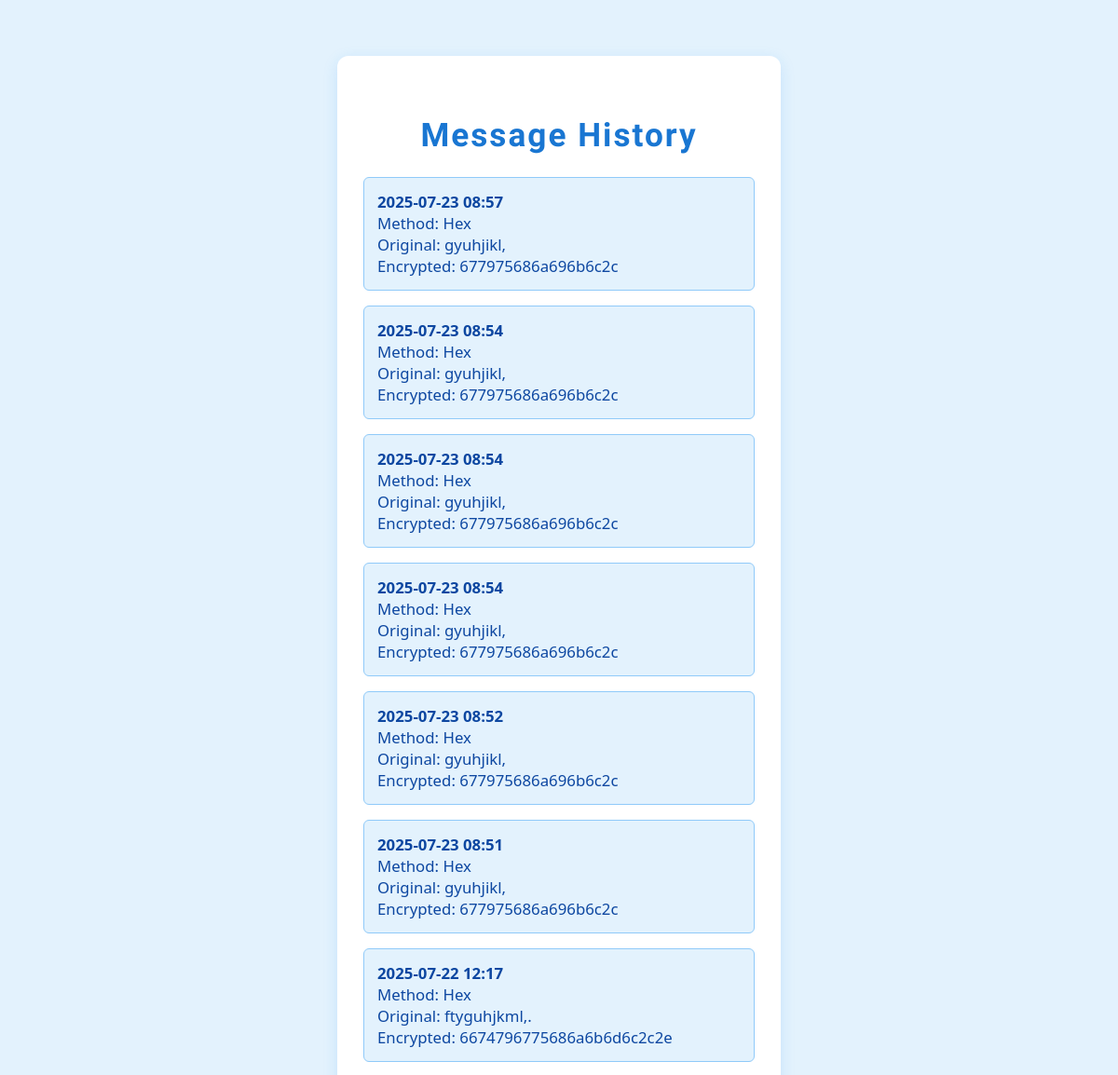
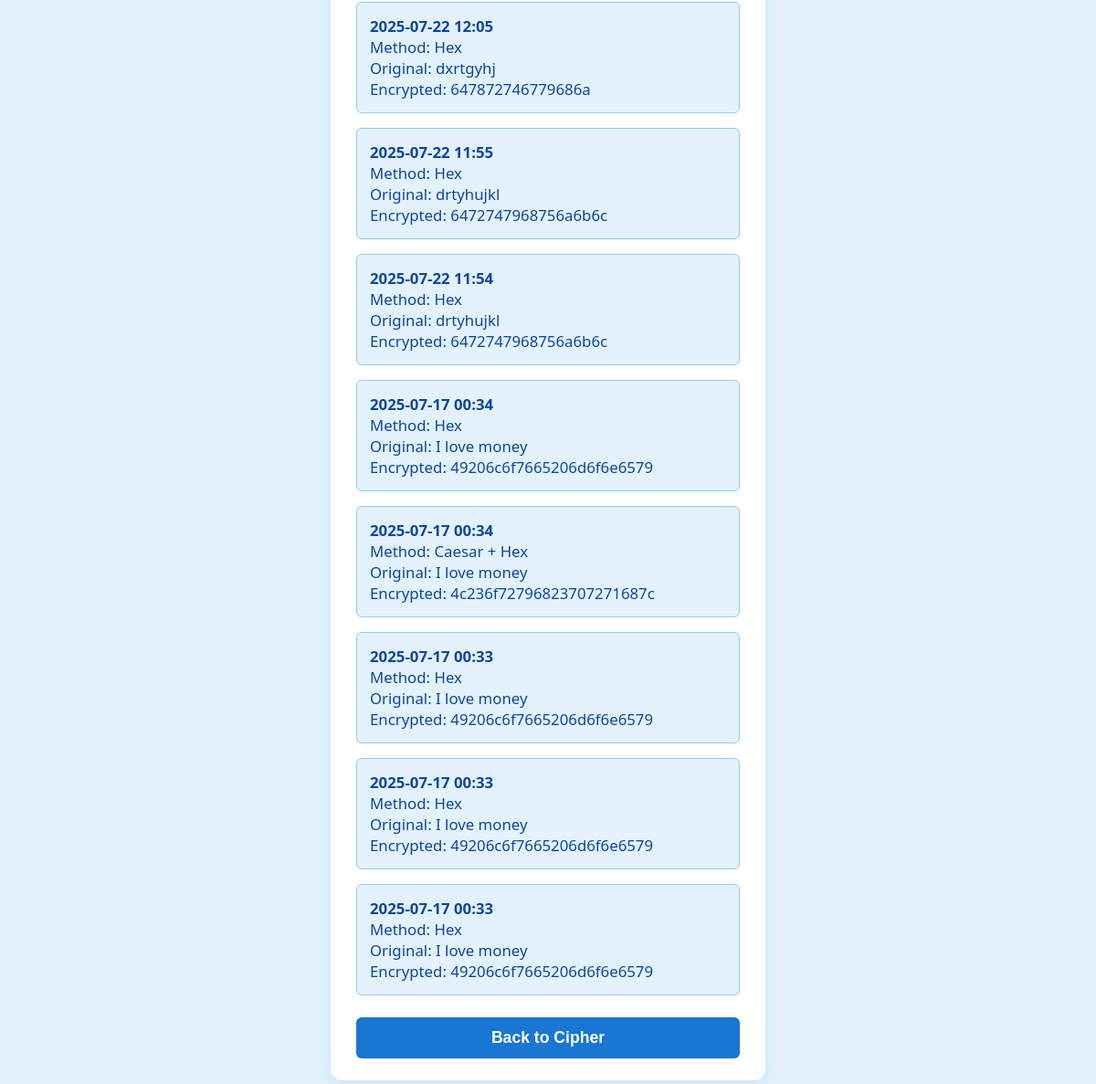
The page /history/ (signed in) on the database as committed earlier (2 pictures, top to bottom).
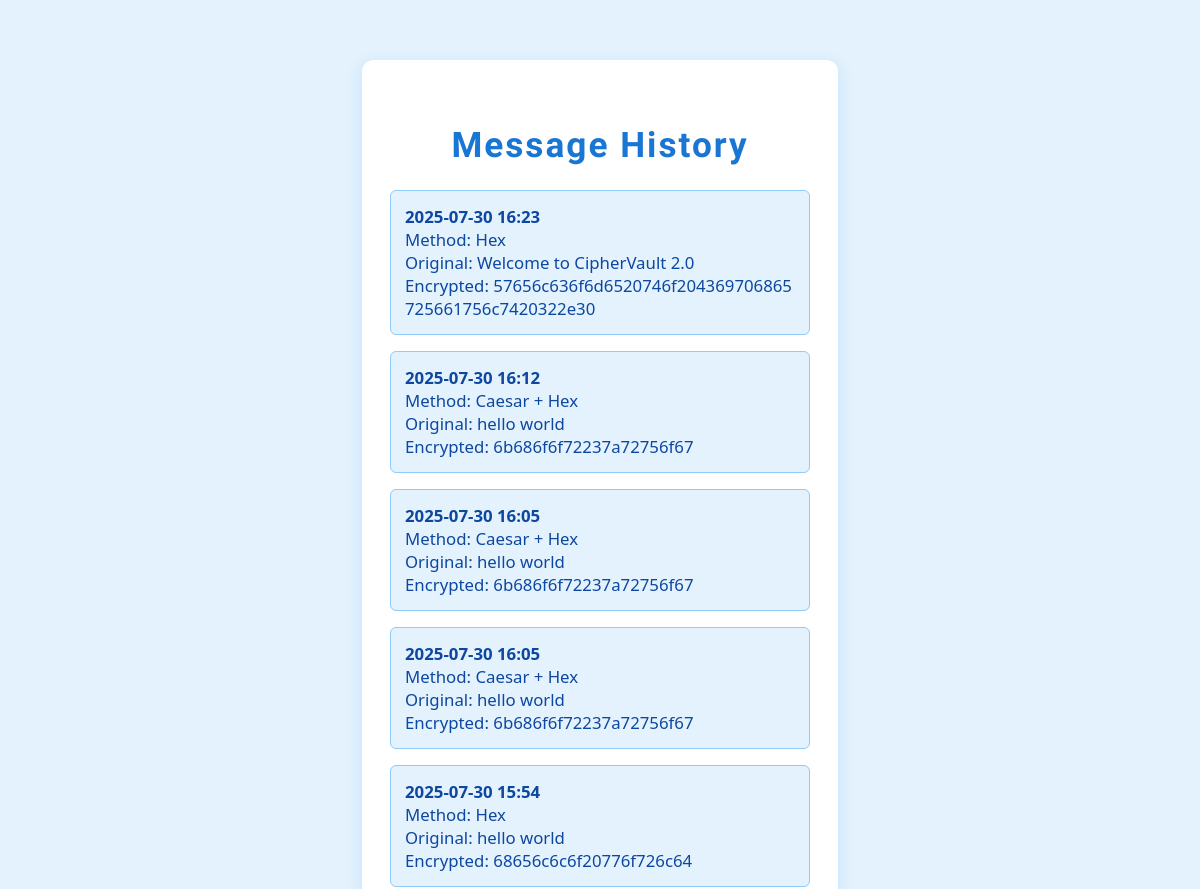
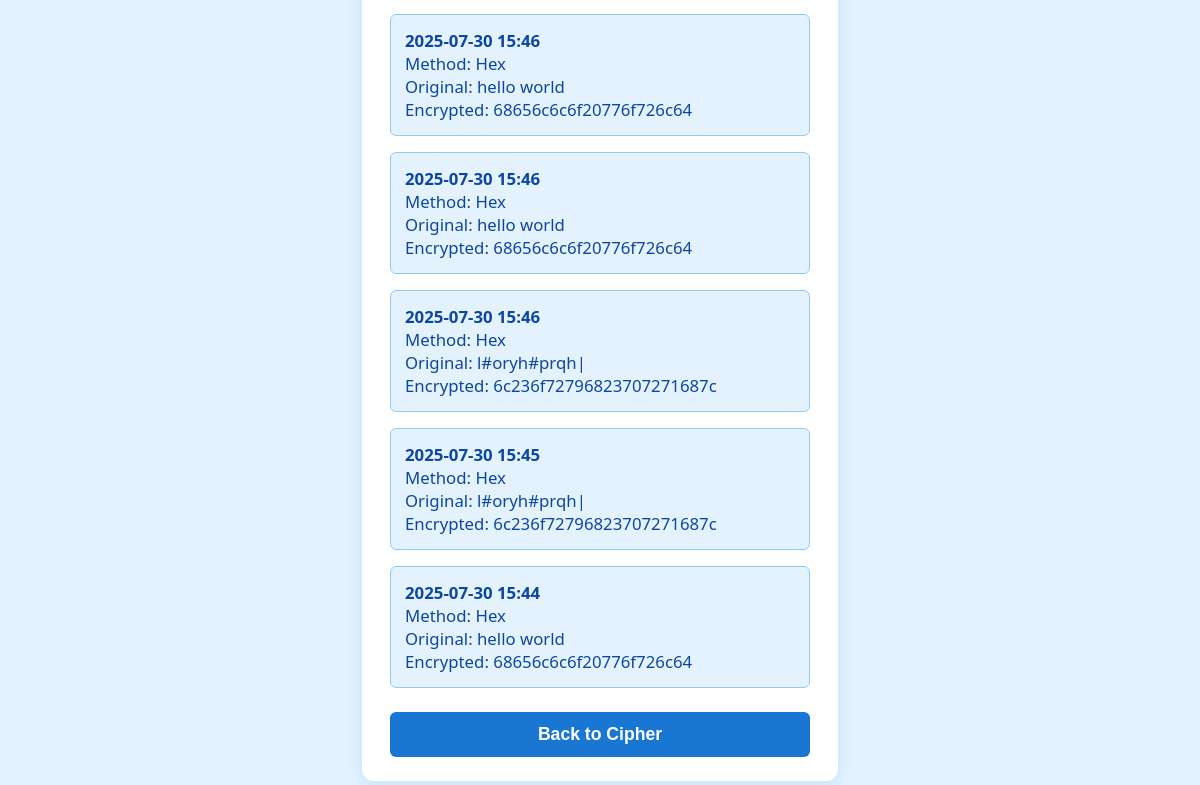
The same page on the database as committed later (2 pictures, top to bottom).
### cipherapp/models.py (models this page shows)
class Message(models.Model):
    user = models.ForeignKey(User, on_delete=models.CASCADE)
    original_text = models.TextField()
    encrypted_text = models.TextField()
    method = models.CharField(max_length=20)
    timestamp = models.DateTimeField(auto_now_add=True)

### cipherapp/views.py (the view)
# urls.py: path('history/', views.history_view, name='history'),
@login_required
def history_view(request):
    messages = Message.objects.filter(user=request.user).order_by('-timestamp')
    return render(request, 'cipherapp/history.html', {'messages': messages})

### cipherapp/templates/cipherapp/history.html (shortened to what this page needs)
{% load static %}
<!DOCTYPE html>
<html lang="en">
<head>
  <link rel="stylesheet" href="{% static 'css/cipherapp.css' %}">
</head>
<body>
  <div class="container">
    <h2 class="app-title">Message History</h2>
    {% if messages %}
      <ul style="padding-left: 0;">
        {% for msg in messages %}
          <li style="list-style: none; margin-bottom: 16px;">
            <div class="result-box" style="margin-top:0;">
              <strong>{{ msg.timestamp|date:"Y-m-d H:i" }}</strong><br>
              <span>
                Method:
                {% if msg.method == "caesar" %}
                  Caesar + Hex
                {% else %}
                  Hex
                {% endif %}
              </span><br>
              <span>Original: {{ msg.original_text }}</span><br>
              <span>Encrypted: {{ msg.encrypted_text }}</span>
            </div>
          </li>
        {% endfor %}
      </ul>
    {% else %}
      <div class="result-box">No messages yet.</div>
    {% endif %}
    <a href="{% url 'cipher' %}" style="display:block; margin-top:24px; text-align:center;">
      <button type="button" class="submit-btn">Back to Cipher</button>
    </a>
  </div>
</body>
</html>

### cipherapp/static/css/cipherapp.css (style rules this page uses)
body { background: #e3f2fd; font-family: 'Segoe UI', Arial, sans-serif; }
.container { max-width: 420px; margin: 60px auto; background: #fff; border-radius: 12px; box-shadow: 0 4px 16px rgba(33, 150, 243, 0.15); padding: 32px 28px 24px 28px; }
h2 { color: #1976d2; margin-bottom: 24px; text-align: center; letter-spacing: 1px; }
.submit-btn { width: 100%; background: #1976d2; color: #fff !important; border: none; padding: 12px; border-radius: 6px; font-size: 1.1rem; font-weight: 600; cursor: pointer; transition: background 0.2s; }
.result-box { margin-top: 22px; background: #e3f2fd; border-radius: 6px; padding: 14px; color: #0d47a1; font-size: 1.05rem; min-height: 32px; word-break: break-all; border: 1px solid #90caf9; }
input[type="text"], .result-box, label, h2, .radio-group label { color: #0d47a1; }
.app-title { font-family: 'Anta', 'Segoe UI', Arial, sans-serif; color: #1976d2; font-size: 2.2rem; letter-spacing: 2px; text-align: center; margin-top: 32px; margin-bottom: 24px; font-weight: 700; }

Rows that differ between the two databases and show on the page:
removed Message: timestamp "2025-07-23 08:57", method "Hex", original_text "gyuhjikl,", encrypted_text "677975686a696b6c2c"
removed Message: timestamp "2025-07-23 08:54", method "Hex", original_text "gyuhjikl,", encrypted_text "677975686a696b6c2c"
removed Message: timestamp "2025-07-23 08:54", method "Hex", original_text "gyuhjikl,", encrypted_text "677975686a696b6c2c"
removed Message: timestamp "2025-07-23 08:54", method "Hex", original_text "gyuhjikl,", encrypted_text "677975686a696b6c2c"
removed Message: timestamp "2025-07-23 08:52", method "Hex", original_text "gyuhjikl,", encrypted_text "677975686a696b6c2c"
removed Message: timestamp "2025-07-23 08:51", method "Hex", original_text "gyuhjikl,", encrypted_text "677975686a696b6c2c"
removed Message: timestamp "2025-07-22 12:17", method "Hex", original_text "ftyguhjkml,.", encrypted_text "6674796775686a6b6d6c2c2e"
removed Message: timestamp "2025-07-22 12:05", method "Hex", original_text "dxrtgyhj", encrypted_text "647872746779686a"
removed Message: timestamp "2025-07-22 11:55", method "Hex", original_text "drtyhujkl", encrypted_text "6472747968756a6b6c"
removed Message: timestamp "2025-07-22 11:54", method "Hex", original_text "drtyhujkl", encrypted_text "6472747968756a6b6c"
removed Message: timestamp "2025-07-17 00:34", method "Hex", original_text "I love money", encrypted_text "49206c6f7665206d6f6e6579"
removed Message: timestamp "2025-07-17 00:34", method "Caesar + Hex", original_text "I love money", encrypted_text "4c236f72796823707271687c"
removed Message: timestamp "2025-07-17 00:33", method "Hex", original_text "I love money", encrypted_text "49206c6f7665206d6f6e6579"
removed Message: timestamp "2025-07-17 00:33", method "Hex", original_text "I love money", encrypted_text "49206c6f7665206d6f6e6579"
removed Message: timestamp "2025-07-17 00:33", method "Hex", original_text "I love money", encrypted_text "49206c6f7665206d6f6e6579"
added Message: timestamp "2025-07-30 16:23", method "Hex", original_text "Welcome to CipherVault 2.0", encrypted_text "57656c636f6d6520746f204369706865725661756c7420322e30"
added Message: timestamp "2025-07-30 16:12", method "Caesar + Hex", original_text "hello world", encrypted_text "6b686f6f72237a72756f67"
added Message: timestamp "2025-07-30 16:05", method "Caesar + Hex", original_text "hello world", encrypted_text "6b686f6f72237a72756f67"
added Message: timestamp "2025-07-30 16:05", method "Caesar + Hex", original_text "hello world", encrypted_text "6b686f6f72237a72756f67"
added Message: timestamp "2025-07-30 15:54", method "Hex", original_text "hello world", encrypted_text "68656c6c6f20776f726c64"
added Message: timestamp "2025-07-30 15:46", method "Hex", original_text "hello world", encrypted_text "68656c6c6f20776f726c64"
added Message: timestamp "2025-07-30 15:46", method "Hex", original_text "hello world", encrypted_text "68656c6c6f20776f726c64"
added Message: timestamp "2025-07-30 15:46", method "Hex", original_text "l#oryh#prqh|", encrypted_text "6c236f72796823707271687c"
added Message: timestamp "2025-07-30 15:45", method "Hex", original_text "l#oryh#prqh|", encrypted_text "6c236f72796823707271687c"
added Message: timestamp "2025-07-30 15:44", method "Hex", original_text "hello world", encrypted_text "68656c6c6f20776f726c64"
